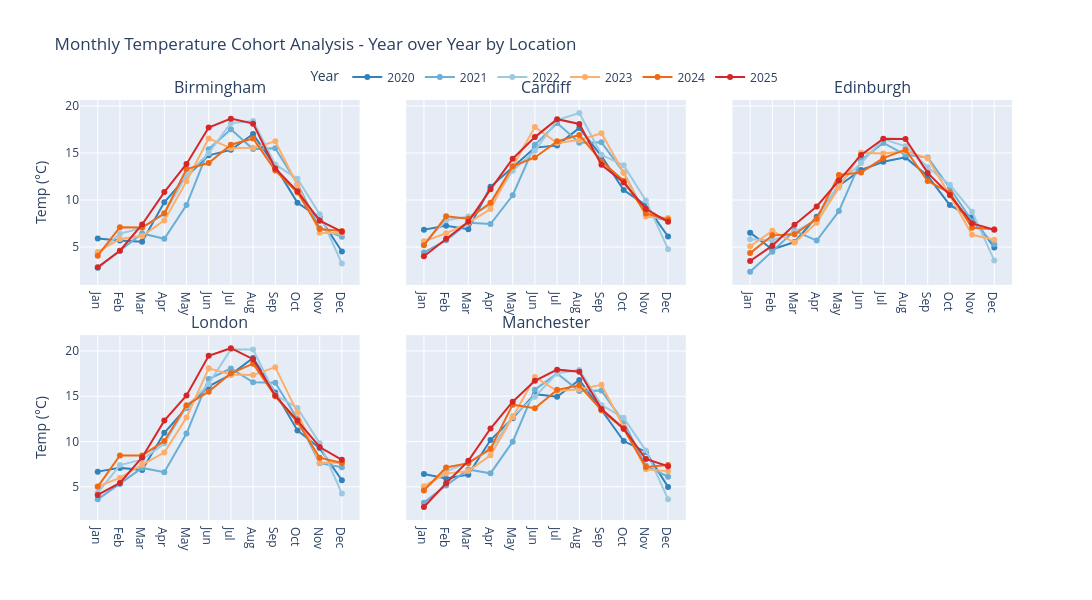

The notebook cell saved with this chart:
### Code cell
import plotly.graph_objects as go
from plotly.subplots import make_subplots
import pandas as pd

# Create month-year columns
df['month_name'] = pd.to_datetime(df['month'], format='%m').dt.strftime('%b')

# Calculate monthly average by location and year
monthly_data = df.groupby(['month', 'month_name', 'year', 'location'])['temperature_2m'].mean().reset_index()

# Get unique values
locations = monthly_data['location'].unique()
years = sorted(monthly_data['year'].unique())
months_order = ['Jan', 'Feb', 'Mar', 'Apr', 'May', 'Jun', 'Jul', 'Aug', 'Sep', 'Oct', 'Nov', 'Dec']

# Color scale for years (cool to warm)
colors = {
    2020: '#3182bd',
    2021: '#6baed6', 
    2022: '#9ecae1',
    2023: '#fdae6b',
    2024: '#f16913',
    2025: '#d62728'
}

# Create subplots - one per location
fig = make_subplots(
    rows=2, cols=3,
    subplot_titles=locations,
    shared_yaxes=True,
    horizontal_spacing=0.05,
    vertical_spacing=0.12
)

for i, location in enumerate(locations):
    row = i // 3 + 1
    col = i % 3 + 1
    
    loc_data = monthly_data[monthly_data['location'] == location]
    
    for year in years:
        year_data = loc_data[loc_data['year'] == year].sort_values('month')
        
        fig.add_trace(
            go.Scatter(
                x=year_data['month_name'],
                y=year_data['temperature_2m'],
                mode='lines+markers',
                name=str(year),
                line=dict(color=colors.get(year, 'gray'), width=2),
                marker=dict(size=6),
                showlegend=(i == 0),
                hovertemplate=(
                    f'<b>{location} - {year}</b><br>' +
                    'Month: %{x}<br>' +
                    'Temp: %{y:.1f}°C<extra></extra>'
                )
            ),
            row=row, col=col
        )

fig.update_layout(
    title='Monthly Temperature Cohort Analysis - Year over Year by Location',
    height=600,
    width=1200,
    hovermode='x',
    legend=dict(
        title='Year',
        orientation='h',
        yanchor='bottom',
        y=1.02,
        xanchor='center',
        x=0.5
    )
)

fig.update_xaxes(categoryorder='array', categoryarray=months_order)
fig.update_yaxes(title_text='Temp (°C)', col=1)

fig.show()

### Figure 1 — Plotly figure (JSON) as saved in the notebook; plotly's stock layout.template omitted (floating-point values rounded to 4 significant figures)
{"data": [{"hovertemplate": "<b>Birmingham - 2020</b><br>Month: %{x}<br>Temp: %{y:.1f}°C<extra></extra>", "line": {"color": "#3182bd", "width": 2}, "marker": {"size": 6}, "mode": "lines+markers", "name": "2020", "showlegend": true, "type": "scatter", "x": ["Jan", "Feb", "Mar", "Apr", "May", "Jun", "Jul", "Aug", "Sep", "Oct", "Nov", "Dec"], "xaxis": "x", "y": [5.924, 5.697, 5.563, 9.752, 12.49, 14.75, 15.33, 17.01, 13.57, 9.701, 8.135, 4.529], "yaxis": "y"}, {"hovertemplate": "<b>Birmingham - 2021</b><br>Month: %{x}<br>Temp: %{y:.1f}°C<extra></extra>", "line": {"color": "#6baed6", "width": 2}, "marker": {"size": 6}, "mode": "lines+markers", "name": "2021", "showlegend": true, "type": "scatter", "x": ["Jan", "Feb", "Mar", "Apr", "May", "Jun", "Jul", "Aug", "Sep", "Oct", "Nov", "Dec"], "xaxis": "x", "y": [2.788, 4.615, 6.446, 5.875, 9.458, 15.4, 17.51, 15.41, 15.5, 11.69, 7.008, 6.09], "yaxis": "y"}, {"hovertemplate": "<b>Birmingham - 2022</b><br>Month: %{x}<br>Temp: %{y:.1f}°C<extra></extra>", "line": {"color": "#9ecae1", "width": 2}, "marker": {"size": 6}, "mode": "lines+markers", "name": "2022", "showlegend": true, "type": "scatter", "x": ["Jan", "Feb", "Mar", "Apr", "May", "Jun", "Jul", "Aug", "Sep", "Oct", "Nov", "Dec"], "xaxis": "x", "y": [4.28, 6.416, 7.04, 8.5, 12.63, 14.99, 18.18, 18.39, 13.78, 12.25, 8.49, 3.255], "yaxis": "y"}, {"hovertemplate": "<b>Birmingham - 2023</b><br>Month: %{x}<br>Temp: %{y:.1f}°C<extra></extra>", "line": {"color": "#fdae6b", "width": 2}, "marker": {"size": 6}, "mode": "lines+markers", "name": "2023", "showlegend": true, "type": "scatter", "x": ["Jan", "Feb", "Mar", "Apr", "May", "Jun", "Jul", "Aug", "Sep", "Oct", "Nov", "Dec"], "xaxis": "x", "y": [4.48, 5.864, 6.18, 7.832, 12.0, 16.55, 15.5, 15.55, 16.23, 11.58, 6.513, 6.467], "yaxis": "y"}, {"hovertemplate": "<b>Birmingham - 2024</b><br>Month: %{x}<br>Temp: %{y:.1f}°C<extra></extra>", "line": {"color": "#f16913", "width": 2}, "marker": {"size": 6}, "mode": "lines+markers", "name": "2024", "showlegend": true, "type": "scatter", "x": ["Jan", "Feb", "Mar", "Apr", "May", "Jun", "Jul", "Aug", "Sep", "Oct", "Nov", "Dec"], "xaxis": "x", "y": [4.082, 7.106, 7.075, 8.587, 13.3, 13.93, 15.87, 16.53, 13.14, 10.8, 6.919, 6.705], "yaxis": "y"}, {"hovertemplate": "<b>Birmingham - 2025</b><br>Month: %{x}<br>Temp: %{y:.1f}°C<extra></extra>", "line": {"color": "#d62728", "width": 2}, "marker": {"size": 6}, "mode": "lines+markers", "name": "2025", "showlegend": true, "type": "scatter", "x": ["Jan", "Feb", "Mar", "Apr", "May", "Jun", "Jul", "Aug", "Sep", "Oct", "Nov", "Dec"], "xaxis": "x", "y": [2.855, 4.607, 7.399, 10.84, 13.84, 17.7, 18.65, 18.12, 13.35, 10.93, 7.802, 6.632], "yaxis": "y"}, {"hovertemplate": "<b>Cardiff - 2020</b><br>Month: %{x}<br>Temp: %{y:.1f}°C<extra></extra>", "line": {"color": "#3182bd", "width": 2}, "marker": {"size": 6}, "mode": "lines+markers", "name": "2020", "showlegend": false, "type": "scatter", "x": ["Jan", "Feb", "Mar", "Apr", "May", "Jun", "Jul", "Aug", "Sep", "Oct", "Nov", "Dec"], "xaxis": "x2", "y": [6.847, 7.277, 6.901, 11.4, 13.49, 15.57, 15.8, 17.66, 14.66, 11.06, 9.436, 6.121], "yaxis": "y2"}, {"hovertemplate": "<b>Cardiff - 2021</b><br>Month: %{x}<br>Temp: %{y:.1f}°C<extra></extra>", "line": {"color": "#6baed6", "width": 2}, "marker": {"size": 6}, "mode": "lines+markers", "name": "2021", "showlegend": false, "type": "scatter", "x": ["Jan", "Feb", "Mar", "Apr", "May", "Jun", "Jul", "Aug", "Sep", "Oct", "Nov", "Dec"], "xaxis": "x2", "y": [4.429, 5.713, 7.576, 7.451, 10.51, 15.87, 18.17, 16.08, 16.13, 12.93, 8.336, 7.816], "yaxis": "y2"}, {"hovertemplate": "<b>Cardiff - 2022</b><br>Month: %{x}<br>Temp: %{y:.1f}°C<extra></extra>", "line": {"color": "#9ecae1", "width": 2}, "marker": {"size": 6}, "mode": "lines+markers", "name": "2022", "showlegend": false, "type": "scatter", "x": ["Jan", "Feb", "Mar", "Apr", "May", "Jun", "Jul", "Aug", "Sep", "Oct", "Nov", "Dec"], "xaxis": "x2", "y": [5.394, 7.853, 8.242, 9.495, 13.12, 15.24, 18.5, 19.25, 14.8, 13.68, 9.951, 4.778], "yaxis": "y2"}, {"hovertemplate": "<b>Cardiff - 2023</b><br>Month: %{x}<br>Temp: %{y:.1f}°C<extra></extra>", "line": {"color": "#fdae6b", "width": 2}, "marker": {"size": 6}, "mode": "lines+markers", "name": "2023", "showlegend": false, "type": "scatter", "x": ["Jan", "Feb", "Mar", "Apr", "May", "Jun", "Jul", "Aug", "Sep", "Oct", "Nov", "Dec"], "xaxis": "x2", "y": [5.611, 6.463, 7.581, 9.046, 13.56, 17.77, 16.05, 16.38, 17.1, 12.89, 8.24, 8.084], "yaxis": "y2"}, {"hovertemplate": "<b>Cardiff - 2024</b><br>Month: %{x}<br>Temp: %{y:.1f}°C<extra></extra>", "line": {"color": "#f16913", "width": 2}, "marker": {"size": 6}, "mode": "lines+markers", "name": "2024", "showlegend": false, "type": "scatter", "x": ["Jan", "Feb", "Mar", "Apr", "May", "Jun", "Jul", "Aug", "Sep", "Oct", "Nov", "Dec"], "xaxis": "x2", "y": [5.181, 8.262, 8.003, 9.699, 13.59, 14.52, 16.24, 16.91, 14.11, 12.06, 8.569, 7.918], "yaxis": "y2"}, {"hovertemplate": "<b>Cardiff - 2025</b><br>Month: %{x}<br>Temp: %{y:.1f}°C<extra></extra>", "line": {"color": "#d62728", "width": 2}, "marker": {"size": 6}, "mode": "lines+markers", "name": "2025", "showlegend": false, "type": "scatter", "x": ["Jan", "Feb", "Mar", "Apr", "May", "Jun", "Jul", "Aug", "Sep", "Oct", "Nov", "Dec"], "xaxis": "x2", "y": [4.033, 5.872, 7.682, 11.13, 14.38, 16.68, 18.59, 18.08, 13.74, 11.86, 9.05, 7.681], "yaxis": "y2"}, {"hovertemplate": "<b>Edinburgh - 2020</b><br>Month: %{x}<br>Temp: %{y:.1f}°C<extra></extra>", "line": {"color": "#3182bd", "width": 2}, "marker": {"size": 6}, "mode": "lines+markers", "name": "2020", "showlegend": false, "type": "scatter", "x": ["Jan", "Feb", "Mar", "Apr", "May", "Jun", "Jul", "Aug", "Sep", "Oct", "Nov", "Dec"], "xaxis": "x3", "y": [6.535, 4.746, 5.534, 8.219, 11.52, 13.19, 14.06, 14.53, 12.56, 9.459, 8.168, 4.966], "yaxis": "y3"}, {"hovertemplate": "<b>Edinburgh - 2021</b><br>Month: %{x}<br>Temp: %{y:.1f}°C<extra></extra>", "line": {"color": "#6baed6", "width": 2}, "marker": {"size": 6}, "mode": "lines+markers", "name": "2021", "showlegend": false, "type": "scatter", "x": ["Jan", "Feb", "Mar", "Apr", "May", "Jun", "Jul", "Aug", "Sep", "Oct", "Nov", "Dec"], "xaxis": "x3", "y": [2.372, 4.494, 6.722, 5.693, 8.82, 14.24, 16.06, 14.81, 14.51, 11.25, 7.766, 5.292], "yaxis": "y3"}, {"hovertemplate": "<b>Edinburgh - 2022</b><br>Month: %{x}<br>Temp: %{y:.1f}°C<extra></extra>", "line": {"color": "#9ecae1", "width": 2}, "marker": {"size": 6}, "mode": "lines+markers", "name": "2022", "showlegend": false, "type": "scatter", "x": ["Jan", "Feb", "Mar", "Apr", "May", "Jun", "Jul", "Aug", "Sep", "Oct", "Nov", "Dec"], "xaxis": "x3", "y": [5.823, 5.701, 6.615, 7.895, 11.76, 13.93, 16.47, 15.71, 13.47, 11.61, 8.751, 3.586], "yaxis": "y3"}, {"hovertemplate": "<b>Edinburgh - 2023</b><br>Month: %{x}<br>Temp: %{y:.1f}°C<extra></extra>", "line": {"color": "#fdae6b", "width": 2}, "marker": {"size": 6}, "mode": "lines+markers", "name": "2023", "showlegend": false, "type": "scatter", "x": ["Jan", "Feb", "Mar", "Apr", "May", "Jun", "Jul", "Aug", "Sep", "Oct", "Nov", "Dec"], "xaxis": "x3", "y": [5.09, 6.721, 5.48, 7.582, 11.32, 15.03, 14.95, 15.18, 14.43, 10.48, 6.31, 5.781], "yaxis": "y3"}, {"hovertemplate": "<b>Edinburgh - 2024</b><br>Month: %{x}<br>Temp: %{y:.1f}°C<extra></extra>", "line": {"color": "#f16913", "width": 2}, "marker": {"size": 6}, "mode": "lines+markers", "name": "2024", "showlegend": false, "type": "scatter", "x": ["Jan", "Feb", "Mar", "Apr", "May", "Jun", "Jul", "Aug", "Sep", "Oct", "Nov", "Dec"], "xaxis": "x3", "y": [4.359, 6.244, 6.367, 8.013, 12.67, 12.93, 14.45, 15.35, 12.02, 10.76, 7.042, 6.893], "yaxis": "y3"}, {"hovertemplate": "<b>Edinburgh - 2025</b><br>Month: %{x}<br>Temp: %{y:.1f}°C<extra></extra>", "line": {"color": "#d62728", "width": 2}, "marker": {"size": 6}, "mode": "lines+markers", "name": "2025", "showlegend": false, "type": "scatter", "x": ["Jan", "Feb", "Mar", "Apr", "May", "Jun", "Jul", "Aug", "Sep", "Oct", "Nov", "Dec"], "xaxis": "x3", "y": [3.515, 5.154, 7.366, 9.312, 12.06, 14.79, 16.52, 16.47, 12.88, 10.53, 7.513, 6.836], "yaxis": "y3"}, {"hovertemplate": "<b>London - 2020</b><br>Month: %{x}<br>Temp: %{y:.1f}°C<extra></extra>", "line": {"color": "#3182bd", "width": 2}, "marker": {"size": 6}, "mode": "lines+markers", "name": "2020", "showlegend": false, "type": "scatter", "x": ["Jan", "Feb", "Mar", "Apr", "May", "Jun", "Jul", "Aug", "Sep", "Oct", "Nov", "Dec"], "xaxis": "x4", "y": [6.669, 7.083, 6.855, 10.96, 13.73, 16.09, 17.39, 19.22, 15.4, 11.22, 9.267, 5.713], "yaxis": "y4"}, {"hovertemplate": "<b>London - 2021</b><br>Month: %{x}<br>Temp: %{y:.1f}°C<extra></extra>", "line": {"color": "#6baed6", "width": 2}, "marker": {"size": 6}, "mode": "lines+markers", "name": "2021", "showlegend": false, "type": "scatter", "x": ["Jan", "Feb", "Mar", "Apr", "May", "Jun", "Jul", "Aug", "Sep", "Oct", "Nov", "Dec"], "xaxis": "x4", "y": [3.606, 5.296, 7.08, 6.612, 10.88, 16.9, 18.06, 16.54, 16.49, 12.48, 7.606, 7.154], "yaxis": "y4"}, {"hovertemplate": "<b>London - 2022</b><br>Month: %{x}<br>Temp: %{y:.1f}°C<extra></extra>", "line": {"color": "#9ecae1", "width": 2}, "marker": {"size": 6}, "mode": "lines+markers", "name": "2022", "showlegend": false, "type": "scatter", "x": ["Jan", "Feb", "Mar", "Apr", "May", "Jun", "Jul", "Aug", "Sep", "Oct", "Nov", "Dec"], "xaxis": "x4", "y": [4.323, 7.388, 7.998, 9.775, 13.83, 16.36, 20.19, 20.15, 15.16, 13.7, 9.792, 4.253], "yaxis": "y4"}, {"hovertemplate": "<b>London - 2023</b><br>Month: %{x}<br>Temp: %{y:.1f}°C<extra></extra>", "line": {"color": "#fdae6b", "width": 2}, "marker": {"size": 6}, "mode": "lines+markers", "name": "2023", "showlegend": false, "type": "scatter", "x": ["Jan", "Feb", "Mar", "Apr", "May", "Jun", "Jul", "Aug", "Sep", "Oct", "Nov", "Dec"], "xaxis": "x4", "y": [5.04, 5.974, 7.431, 8.773, 12.65, 18.08, 17.41, 17.33, 18.21, 13.2, 7.661, 7.657], "yaxis": "y4"}, {"hovertemplate": "<b>London - 2024</b><br>Month: %{x}<br>Temp: %{y:.1f}°C<extra></extra>", "line": {"color": "#f16913", "width": 2}, "marker": {"size": 6}, "mode": "lines+markers", "name": "2024", "showlegend": false, "type": "scatter", "x": ["Jan", "Feb", "Mar", "Apr", "May", "Jun", "Jul", "Aug", "Sep", "Oct", "Nov", "Dec"], "xaxis": "x4", "y": [4.987, 8.45, 8.454, 10.06, 14.02, 15.51, 17.53, 18.59, 15.01, 12.12, 8.209, 7.628], "yaxis": "y4"}, {"hovertemplate": "<b>London - 2025</b><br>Month: %{x}<br>Temp: %{y:.1f}°C<extra></extra>", "line": {"color": "#d62728", "width": 2}, "marker": {"size": 6}, "mode": "lines+markers", "name": "2025", "showlegend": false, "type": "scatter", "x": ["Jan", "Feb", "Mar", "Apr", "May", "Jun", "Jul", "Aug", "Sep", "Oct", "Nov", "Dec"], "xaxis": "x4", "y": [4.092, 5.415, 8.229, 12.3, 15.09, 19.47, 20.31, 19.09, 15.07, 12.31, 9.39, 7.973], "yaxis": "y4"}, {"hovertemplate": "<b>Manchester - 2020</b><br>Month: %{x}<br>Temp: %{y:.1f}°C<extra></extra>", "line": {"color": "#3182bd", "width": 2}, "marker": {"size": 6}, "mode": "lines+markers", "name": "2020", "showlegend": false, "type": "scatter", "x": ["Jan", "Feb", "Mar", "Apr", "May", "Jun", "Jul", "Aug", "Sep", "Oct", "Nov", "Dec"], "xaxis": "x5", "y": [6.413, 5.92, 6.336, 10.16, 12.58, 15.23, 14.94, 16.8, 13.48, 10.05, 8.849, 4.981], "yaxis": "y5"}, {"hovertemplate": "<b>Manchester - 2021</b><br>Month: %{x}<br>Temp: %{y:.1f}°C<extra></extra>", "line": {"color": "#6baed6", "width": 2}, "marker": {"size": 6}, "mode": "lines+markers", "name": "2021", "showlegend": false, "type": "scatter", "x": ["Jan", "Feb", "Mar", "Apr", "May", "Jun", "Jul", "Aug", "Sep", "Oct", "Nov", "Dec"], "xaxis": "x5", "y": [3.242, 5.15, 6.9, 6.478, 9.978, 15.72, 17.51, 15.58, 15.63, 12.14, 7.306, 6.104], "yaxis": "y5"}, {"hovertemplate": "<b>Manchester - 2022</b><br>Month: %{x}<br>Temp: %{y:.1f}°C<extra></extra>", "line": {"color": "#9ecae1", "width": 2}, "marker": {"size": 6}, "mode": "lines+markers", "name": "2022", "showlegend": false, "type": "scatter", "x": ["Jan", "Feb", "Mar", "Apr", "May", "Jun", "Jul", "Aug", "Sep", "Oct", "Nov", "Dec"], "xaxis": "x5", "y": [4.69, 6.701, 7.69, 9.051, 12.8, 14.94, 17.54, 17.91, 14.02, 12.61, 9.005, 3.63], "yaxis": "y5"}, {"hovertemplate": "<b>Manchester - 2023</b><br>Month: %{x}<br>Temp: %{y:.1f}°C<extra></extra>", "line": {"color": "#fdae6b", "width": 2}, "marker": {"size": 6}, "mode": "lines+markers", "name": "2023", "showlegend": false, "type": "scatter", "x": ["Jan", "Feb", "Mar", "Apr", "May", "Jun", "Jul", "Aug", "Sep", "Oct", "Nov", "Dec"], "xaxis": "x5", "y": [5.062, 6.45, 6.742, 8.482, 12.67, 17.12, 15.57, 15.77, 16.26, 11.62, 6.922, 6.724], "yaxis": "y5"}, {"hovertemplate": "<b>Manchester - 2024</b><br>Month: %{x}<br>Temp: %{y:.1f}°C<extra></extra>", "line": {"color": "#f16913", "width": 2}, "marker": {"size": 6}, "mode": "lines+markers", "name": "2024", "showlegend": false, "type": "scatter", "x": ["Jan", "Feb", "Mar", "Apr", "May", "Jun", "Jul", "Aug", "Sep", "Oct", "Nov", "Dec"], "xaxis": "x5", "y": [4.593, 7.131, 7.608, 9.208, 14.07, 13.68, 15.7, 16.2, 13.45, 11.38, 7.182, 7.404], "yaxis": "y5"}, {"hovertemplate": "<b>Manchester - 2025</b><br>Month: %{x}<br>Temp: %{y:.1f}°C<extra></extra>", "line": {"color": "#d62728", "width": 2}, "marker": {"size": 6}, "mode": "lines+markers", "name": "2025", "showlegend": false, "type": "scatter", "x": ["Jan", "Feb", "Mar", "Apr", "May", "Jun", "Jul", "Aug", "Sep", "Oct", "Nov", "Dec"], "xaxis": "x5", "y": [2.76, 5.387, 7.86, 11.43, 14.4, 16.7, 17.94, 17.7, 13.58, 11.44, 8.067, 7.271], "yaxis": "y5"}], "layout": {"annotations": [{"font": {"size": 16}, "showarrow": false, "text": "Birmingham", "x": 0.15, "xanchor": "center", "xref": "paper", "y": 1, "yanchor": "bottom", "yref": "paper"}, {"font": {"size": 16}, "showarrow": false, "text": "Cardiff", "x": 0.5, "xanchor": "center", "xref": "paper", "y": 1, "yanchor": "bottom", "yref": "paper"}, {"font": {"size": 16}, "showarrow": false, "text": "Edinburgh", "x": 0.85, "xanchor": "center", "xref": "paper", "y": 1, "yanchor": "bottom", "yref": "paper"}, {"font": {"size": 16}, "showarrow": false, "text": "London", "x": 0.15, "xanchor": "center", "xref": "paper", "y": 0.44, "yanchor": "bottom", "yref": "paper"}, {"font": {"size": 16}, "showarrow": false, "text": "Manchester", "x": 0.5, "xanchor": "center", "xref": "paper", "y": 0.44, "yanchor": "bottom", "yref": "paper"}], "height": 600, "hovermode": "x", "legend": {"orientation": "h", "title": {"text": "Year"}, "x": 0.5, "xanchor": "center", "y": 1.02, "yanchor": "bottom"}, "title": {"text": "Monthly Temperature Cohort Analysis - Year over Year by Location"}, "width": 1200, "xaxis": {"anchor": "y", "categoryarray": ["Jan", "Feb", "Mar", "Apr", "May", "Jun", "Jul", "Aug", "Sep", "Oct", "Nov", "Dec"], "categoryorder": "array", "domain": [0, 0.3]}, "xaxis2": {"anchor": "y2", "categoryarray": ["Jan", "Feb", "Mar", "Apr", "May", "Jun", "Jul", "Aug", "Sep", "Oct", "Nov", "Dec"], "categoryorder": "array", "domain": [0.35, 0.65]}, "xaxis3": {"anchor": "y3", "categoryarray": ["Jan", "Feb", "Mar", "Apr", "May", "Jun", "Jul", "Aug", "Sep", "Oct", "Nov", "Dec"], "categoryorder": "array", "domain": [0.7, 1]}, "xaxis4": {"anchor": "y4", "categoryarray": ["Jan", "Feb", "Mar", "Apr", "May", "Jun", "Jul", "Aug", "Sep", "Oct", "Nov", "Dec"], "categoryorder": "array", "domain": [0, 0.3]}, "xaxis5": {"anchor": "y5", "categoryarray": ["Jan", "Feb", "Mar", "Apr", "May", "Jun", "Jul", "Aug", "Sep", "Oct", "Nov", "Dec"], "categoryorder": "array", "domain": [0.35, 0.65]}, "xaxis6": {"anchor": "y6", "categoryarray": ["Jan", "Feb", "Mar", "Apr", "May", "Jun", "Jul", "Aug", "Sep", "Oct", "Nov", "Dec"], "categoryorder": "array", "domain": [0.7, 1]}, "yaxis": {"anchor": "x", "domain": [0.56, 1], "title": {"text": "Temp (°C)"}}, "yaxis2": {"anchor": "x2", "domain": [0.56, 1], "matches": "y", "showticklabels": false}, "yaxis3": {"anchor": "x3", "domain": [0.56, 1], "matches": "y", "showticklabels": false}, "yaxis4": {"anchor": "x4", "domain": [0, 0.44], "title": {"text": "Temp (°C)"}}, "yaxis5": {"anchor": "x5", "domain": [0, 0.44], "matches": "y4", "showticklabels": false}, "yaxis6": {"anchor": "x6", "domain": [0, 0.44], "matches": "y4", "showticklabels": false}}}
